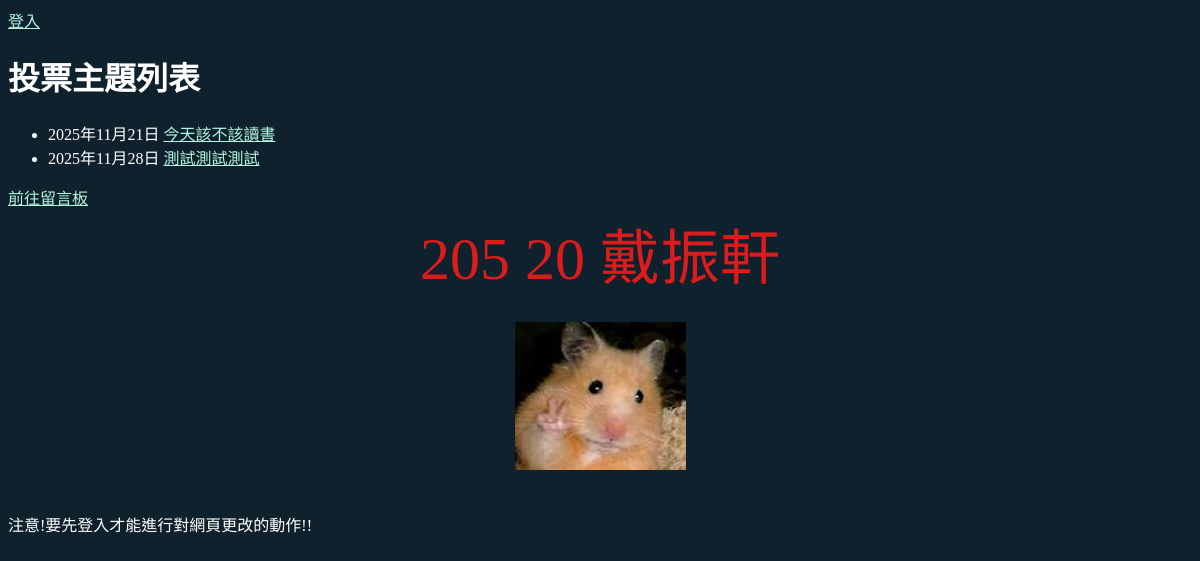
Screenshot of /poll/ with the database file from the repository.
### default/models.py (models this page shows, shortened)
class Poll(models.Model):   #models.Model 如何與底層資料庫聯繫
    subject = models.CharField("投票主題",max_length=64)   #["投票主題"][subject]投票名稱，可自訂
    desc = models.TextField ("說明") #紀錄欄位型態
    created = models.DateField("建立日期",auto_now_add=True)  #紀錄投票時間(日期)

### default/views.py (the view)
# urls.py: path("",Polllist.as_view(), name='poll_list'),
class Polllist(ListView):   #把listview的功能繼承給Polllist
    model = Poll  #定義資料來源要從哪個資料模型索要

### templates/default/poll_list.html (shortened to what this page needs)
{% extends "base.html" %}
{% block main %}
    <h1>投票主題列表</h1>
    <ul>
        {% for poll in poll_list %}
        <li>{{ poll.created}} <a href="{% url 'poll_view' poll.id %}"> {{poll.subject}} </a>
        </li>
        {% endfor %}
    </ul>
    <a href="{% url 'group_list' %}">前往留言板</a>
{% endblock %}

### templates/base.html (style rules this page uses)
body { background-color: #0e212c; color: #fff; }
a { color: rgb(181, 245, 224); }

### rows the page displays
Poll: created "2025年11月21日", subject "今天該不該讀書"
Poll: created "2025年11月28日", subject "測試測試測試"
